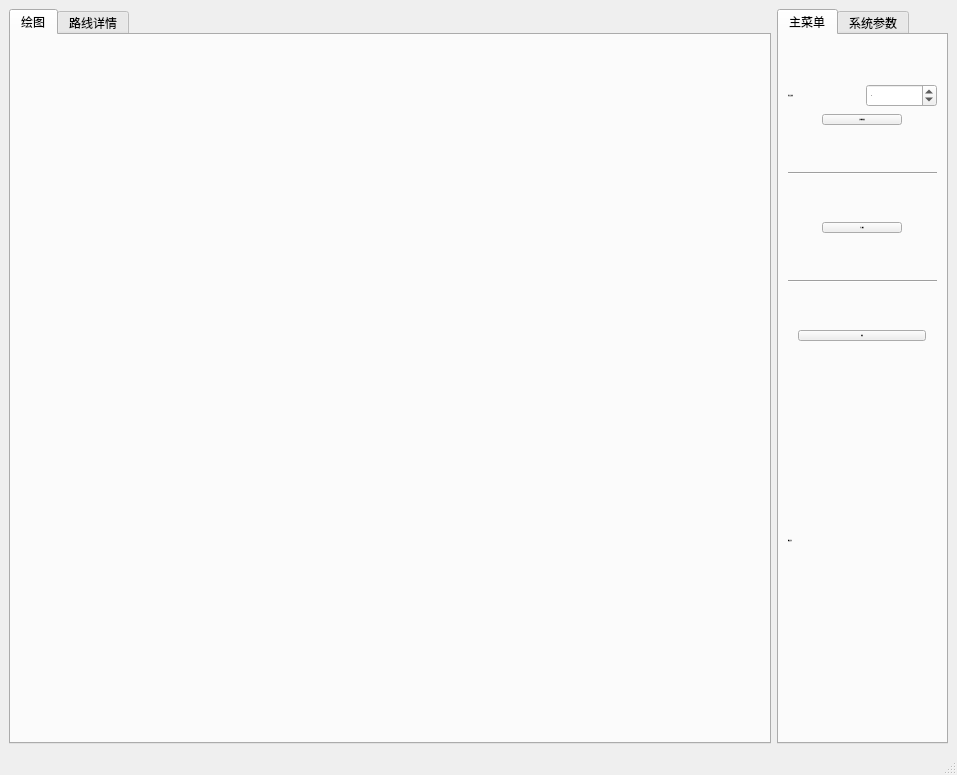
<?xml version="1.0" encoding="UTF-8"?>
<ui version="4.0">
 <class>MainWindow</class>
 <widget class="QMainWindow" name="MainWindow">
  <property name="geometry">
   <rect>
    <x>0</x>
    <y>0</y>
    <width>957</width>
    <height>775</height>
   </rect>
  </property>
  <property name="windowTitle">
   <string>MainWindow</string>
  </property>
  <property name="windowIcon">
   <iconset>
    <normaloff>:/img/images/map.png</normaloff>:/img/images/map.png</iconset>
  </property>
  <property name="styleSheet">
   <string notr="true">*{font: 9pt &quot;华文细黑&quot;;
background: rgb(51, 51, 51);
	color: rgb(247, 252, 246);}
QRadioButton{
	background: outset;
    height: 25px;
	font-size:16px;
}

QRadioButton::indicator::unchecked {
    background: qradialgradient(spread:pad, cx:0.5, cy:0.5, radius:0.5, fx:0.5, fy:0.5, stop:0 rgba(92, 92, 92, 255), stop:0.567164 rgba(87, 87, 87, 255), stop:0.791045 rgba(70, 70, 70, 255), stop:0.870647 rgba(0, 0, 0, 0))
}

QRadioButton::indicator::unchecked:hover {
    background: qradialgradient(spread:pad, cx:0.5, cy:0.5, radius:0.5, fx:0.5, fy:0.5, stop:0 rgba(74, 74, 74, 255), stop:0.567164 rgba(77, 77, 77, 255), stop:0.791045 rgba(54, 54, 54, 255), stop:0.870647 rgba(0, 0, 0, 0))
}

QRadioButton::indicator:unchecked:pressed {
    background: qradialgradient(spread:pad, cx:0.5, cy:0.5, radius:0.5, fx:0.5, fy:0.5, stop:0 rgba(68, 68, 68, 255), stop:0.567164 rgba(68, 68, 68, 255), stop:0.791045 rgba(43, 43, 43, 255), stop:0.870647 rgba(0, 0, 0, 0))
}

QRadioButton::indicator::checked {
    background:qradialgradient(spread:pad, cx:0.5, cy:0.5, radius:0.5, fx:0.5, fy:0.5, stop:0 rgba(255, 254, 254, 255), stop:0.288557 rgba(255, 254, 254, 255), stop:0.378109 rgba(61, 97, 216, 255), stop:0.820896 rgba(60, 100, 223, 255), stop:0.870647 rgba(0, 0, 0, 0))
}

QRadioButton::indicator:checked:hover {
    background:qradialgradient(spread:pad, cx:0.5, cy:0.5, radius:0.5, fx:0.5, fy:0.5, stop:0 rgba(235, 234, 234, 255), stop:0.288557 rgba(228, 227, 227, 255), stop:0.378109 rgba(51, 81, 181, 255), stop:0.820896 rgba(55, 91, 204, 255), stop:0.870647 rgba(0, 0, 0, 0))
}

QRadioButton::indicator:checked:pressed {
    background:qradialgradient(spread:pad, cx:0.5, cy:0.5, radius:0.5, fx:0.5, fy:0.5, stop:0 rgba(206, 205, 205, 255), stop:0.298507 rgba(231, 230, 230, 255), stop:0.378109 rgba(61, 65, 178, 255), stop:0.820896 rgba(42, 71, 161, 255), stop:0.870647 rgba(0, 0, 0, 0))
}
QTabWidget::pane {
    border: none;
    /*border-top: 3px solid qlineargradient(spread:pad, y1:0, y2:1, stop:0 rgba(106, 106, 106),stop:1 rgba(99, 99, 99));*/
}
QTabWidget::tab-bar {
	alignment: center;
    border: none;
}
QTabBar::tab {
    border: none;
    border-top-left-radius: 4px;
    border-top-right-radius: 4px;
    background: qlineargradient(spread:pad, y1:0, y2:1, stop:0 rgba(106, 106, 106),stop:1 rgba(99, 99, 99));
	color: rgb(247, 252, 246);	
    height: 28px;
    min-width: 90px;
    margin-right: 2px;
    padding-left: 2px;
    padding-right: 2px;
}
QTabBar::tab:hover {
	background: rgb(255, 255, 255, 40);
}
QTabBar::tab:selected {
    background: qlineargradient(spread:pad, y1:0, y2:1, stop:0 rgba(206, 206, 206),stop:1 rgba(193, 193, 193));
	color:rgb(61, 65, 69);
}
QPushButton {
    background-color: rgb(101,101,101);
    border-radius: 8px;
    text-align: center;
    text-decoration: none;
    font-size: 16px;
	padding: 8px;
    margin: 4px;
	min-width: 6em;
	border: 1px solid rgb(44, 44, 44);
}

QPushButton:hover {
        background-color: qlineargradient(spread:pad, y1:0, y2:1, stop:0 rgba(78, 122, 231),stop:1 rgba(56, 97, 203));
	color:(241, 248, 247);/*
    border: 2px solid rgb(17, 29, 207);*/
}

QPushButton:pressed {
            background-color: qlineargradient(spread:pad, y1:0, y2:1, stop:0 rgba(64, 90, 157),stop:1 rgba(55, 79, 143));
	color:(137, 146, 166);}
QWidget#tab_2 {
	background: rgb(60, 60, 60);
	font-size: 16px;
	min-width: 187px;
}

QWidget#tab {
	background: rgb(60, 60, 60);
	font-size: 16px;
	min-width: 187px;
}
QLabel{
	background: outset;
	font-size:16px;
    spacing: 5px;
	min-width: 80px;
	margin: 4px;
}
QGroupBox &gt; QLabel{
	min-width: 40px;
}
QSpinBox {
	font-size:16px;
}
QDoubleSpinBox {
	font-size:16px;
}
QGroupBox{
	background: outset;
}

/*
tabelwidget*/
QTableWidget{
color:#DCDCDC;
background:#444444;
border:1px solid #242424;
alternate-background-color:#525252;/*交错颜色*/
gridline-color:#242424;
}

/*选中item*/
QTableWidget::item:selected{
color:#DCDCDC;
background:qlineargradient(spread:pad,x1:0,y1:0,x2:0,y2:1,stop:0 #484848,stop:1 #383838);
}

/*
悬浮item*/
QTableWidget::item:hover{
background:#5B5B5B;
}
/*表头*/
QHeaderView::section{
text-align:center;
background:#5E5E5E;
padding:3px;
margin:0px;
color:#DCDCDC;
border:1px solid #242424;
border-left-width:0;
}

/*表右侧的滑条*/
QScrollBar:vertical{
background:#484848;
padding:0px;
border-radius:6px;
max-width:12px;
}

/*滑块*/
QScrollBar::handle:vertical{
background:#CCCCCC;
}
/*
滑块悬浮，按下*/
QScrollBar::handle:hover:vertical,QScrollBar::handle:pressed:vertical{
background:#A7A7A7;
}
/*
滑块已经划过的区域*/
QScrollBar::sub-page:vertical{
background:444444;
}

/*
滑块还没有划过的区域*/
QScrollBar::add-page:vertical{
background:5B5B5B;
}

/*页面下移的按钮*/
QScrollBar::add-line:vertical{
background:none;
}
/*页面上移的按钮*/
QScrollBar::sub-line:vertical{
background:none;
}

</string>
  </property>
  <widget class="QWidget" name="centralwidget">
   <property name="styleSheet">
    <string notr="true"/>
   </property>
   <layout class="QHBoxLayout" name="horizontalLayout" stretch="5,0">
    <item>
     <widget class="QTabWidget" name="tabWidget_2">
      <property name="currentIndex">
       <number>0</number>
      </property>
      <widget class="QWidget" name="tab_3">
       <attribute name="title">
        <string>绘图</string>
       </attribute>
      </widget>
      <widget class="QWidget" name="tab_4">
       <attribute name="title">
        <string>路线详情</string>
       </attribute>
       <widget class="QTableWidget" name="tableWidget">
        <property name="geometry">
         <rect>
          <x>11</x>
          <y>11</y>
          <width>691</width>
          <height>671</height>
         </rect>
        </property>
        <column>
         <property name="text">
          <string>路线编号</string>
         </property>
         <property name="textAlignment">
          <set>AlignCenter</set>
         </property>
        </column>
        <column>
         <property name="text">
          <string>车辆类型</string>
         </property>
         <property name="textAlignment">
          <set>AlignCenter</set>
         </property>
        </column>
        <column>
         <property name="text">
          <string>满载率</string>
         </property>
         <property name="textAlignment">
          <set>AlignCenter</set>
         </property>
        </column>
        <column>
         <property name="text">
          <string>路径</string>
         </property>
         <property name="textAlignment">
          <set>AlignCenter</set>
         </property>
        </column>
       </widget>
      </widget>
     </widget>
    </item>
    <item>
     <widget class="QTabWidget" name="tabWidget">
      <property name="focusPolicy">
       <enum>Qt::TabFocus</enum>
      </property>
      <property name="contextMenuPolicy">
       <enum>Qt::NoContextMenu</enum>
      </property>
      <property name="layoutDirection">
       <enum>Qt::LeftToRight</enum>
      </property>
      <property name="autoFillBackground">
       <bool>false</bool>
      </property>
      <property name="styleSheet">
       <string notr="true"/>
      </property>
      <property name="tabPosition">
       <enum>QTabWidget::North</enum>
      </property>
      <property name="tabShape">
       <enum>QTabWidget::Rounded</enum>
      </property>
      <property name="currentIndex">
       <number>0</number>
      </property>
      <widget class="QWidget" name="tab">
       <property name="font">
        <font>
         <family>华文细黑</family>
         <pointsize>-1</pointsize>
         <weight>50</weight>
         <italic>false</italic>
         <bold>false</bold>
        </font>
       </property>
       <attribute name="title">
        <string>主菜单</string>
       </attribute>
       <layout class="QVBoxLayout" name="verticalLayout_2" stretch="0,1,1,0,0,0,1,0,0,0,1,0,1,0">
        <property name="spacing">
         <number>7</number>
        </property>
        <item>
         <spacer name="verticalSpacer">
          <property name="orientation">
           <enum>Qt::Vertical</enum>
          </property>
          <property name="sizeHint" stdset="0">
           <size>
            <width>20</width>
            <height>40</height>
           </size>
          </property>
         </spacer>
        </item>
        <item>
         <layout class="QHBoxLayout" name="horizontalLayout_5">
          <item>
           <widget class="QLabel" name="label_5">
            <property name="text">
             <string>配送点数量</string>
            </property>
           </widget>
          </item>
          <item>
           <widget class="QSpinBox" name="spinBox_ClientNum">
            <property name="minimum">
             <number>4</number>
            </property>
            <property name="maximum">
             <number>500</number>
            </property>
            <property name="singleStep">
             <number>1</number>
            </property>
            <property name="value">
             <number>20</number>
            </property>
            <property name="displayIntegerBase">
             <number>10</number>
            </property>
           </widget>
          </item>
         </layout>
        </item>
        <item>
         <layout class="QHBoxLayout" name="horizontalLayout_2">
          <item>
           <widget class="QPushButton" name="pushButton_NewData">
            <property name="sizePolicy">
             <sizepolicy hsizetype="Fixed" vsizetype="Fixed">
              <horstretch>0</horstretch>
              <verstretch>0</verstretch>
             </sizepolicy>
            </property>
            <property name="text">
             <string>生成随机数据</string>
            </property>
           </widget>
          </item>
         </layout>
        </item>
        <item>
         <spacer name="verticalSpacer_4">
          <property name="orientation">
           <enum>Qt::Vertical</enum>
          </property>
          <property name="sizeHint" stdset="0">
           <size>
            <width>20</width>
            <height>40</height>
           </size>
          </property>
         </spacer>
        </item>
        <item>
         <widget class="Line" name="line_5">
          <property name="orientation">
           <enum>Qt::Horizontal</enum>
          </property>
         </widget>
        </item>
        <item>
         <spacer name="verticalSpacer_7">
          <property name="orientation">
           <enum>Qt::Vertical</enum>
          </property>
          <property name="sizeHint" stdset="0">
           <size>
            <width>20</width>
            <height>40</height>
           </size>
          </property>
         </spacer>
        </item>
        <item>
         <layout class="QHBoxLayout" name="horizontalLayout_4">
          <item>
           <widget class="QPushButton" name="pushButton_LoadData">
            <property name="sizePolicy">
             <sizepolicy hsizetype="Fixed" vsizetype="Fixed">
              <horstretch>0</horstretch>
              <verstretch>0</verstretch>
             </sizepolicy>
            </property>
            <property name="text">
             <string>导入数据</string>
            </property>
           </widget>
          </item>
         </layout>
        </item>
        <item>
         <spacer name="verticalSpacer_13">
          <property name="orientation">
           <enum>Qt::Vertical</enum>
          </property>
          <property name="sizeHint" stdset="0">
           <size>
            <width>20</width>
            <height>40</height>
           </size>
          </property>
         </spacer>
        </item>
        <item>
         <widget class="Line" name="line">
          <property name="orientation">
           <enum>Qt::Horizontal</enum>
          </property>
         </widget>
        </item>
        <item>
         <spacer name="verticalSpacer_15">
          <property name="orientation">
           <enum>Qt::Vertical</enum>
          </property>
          <property name="sizeHint" stdset="0">
           <size>
            <width>20</width>
            <height>40</height>
           </size>
          </property>
         </spacer>
        </item>
        <item>
         <layout class="QHBoxLayout" name="horizontalLayout_7">
          <item>
           <widget class="QPushButton" name="pushButton_Search">
            <property name="sizePolicy">
             <sizepolicy hsizetype="Fixed" vsizetype="Fixed">
              <horstretch>0</horstretch>
              <verstretch>0</verstretch>
             </sizepolicy>
            </property>
            <property name="minimumSize">
             <size>
              <width>128</width>
              <height>0</height>
             </size>
            </property>
            <property name="text">
             <string>搜索</string>
            </property>
           </widget>
          </item>
         </layout>
        </item>
        <item>
         <spacer name="verticalSpacer_16">
          <property name="orientation">
           <enum>Qt::Vertical</enum>
          </property>
          <property name="sizeHint" stdset="0">
           <size>
            <width>20</width>
            <height>40</height>
           </size>
          </property>
         </spacer>
        </item>
        <item>
         <layout class="QHBoxLayout" name="horizontalLayout_6">
          <item>
           <widget class="QLabel" name="label_6">
            <property name="text">
             <string>最短路径</string>
            </property>
           </widget>
          </item>
          <item>
           <widget class="QLabel" name="label_minDist">
            <property name="text">
             <string/>
            </property>
           </widget>
          </item>
         </layout>
        </item>
        <item>
         <spacer name="verticalSpacer_14">
          <property name="orientation">
           <enum>Qt::Vertical</enum>
          </property>
          <property name="sizeHint" stdset="0">
           <size>
            <width>20</width>
            <height>40</height>
           </size>
          </property>
         </spacer>
        </item>
       </layout>
      </widget>
      <widget class="QWidget" name="tab_2">
       <property name="layoutDirection">
        <enum>Qt::LeftToRight</enum>
       </property>
       <attribute name="title">
        <string>系统参数</string>
       </attribute>
       <layout class="QVBoxLayout" name="verticalLayout_3" stretch="1,0,1,0,1">
        <item>
         <spacer name="verticalSpacer_5">
          <property name="orientation">
           <enum>Qt::Vertical</enum>
          </property>
          <property name="sizeHint" stdset="0">
           <size>
            <width>20</width>
            <height>231</height>
           </size>
          </property>
         </spacer>
        </item>
        <item>
         <widget class="QGroupBox" name="groupBox_2">
          <property name="title">
           <string>车辆参数</string>
          </property>
          <layout class="QGridLayout" name="gridLayout_3">
           <item row="1" column="1">
            <widget class="QSpinBox" name="spinBox_maxAWeight">
             <property name="minimum">
              <number>20</number>
             </property>
             <property name="maximum">
              <number>200</number>
             </property>
             <property name="singleStep">
              <number>10</number>
             </property>
             <property name="value">
              <number>100</number>
             </property>
            </widget>
           </item>
           <item row="2" column="1">
            <widget class="QSpinBox" name="spinBox_maxBWeight">
             <property name="minimum">
              <number>20</number>
             </property>
             <property name="maximum">
              <number>200</number>
             </property>
             <property name="singleStep">
              <number>10</number>
             </property>
             <property name="value">
              <number>100</number>
             </property>
            </widget>
           </item>
           <item row="1" column="0">
            <widget class="QLabel" name="label_3">
             <property name="text">
              <string>A车最大载重</string>
             </property>
            </widget>
           </item>
           <item row="2" column="0">
            <widget class="QLabel" name="label_4">
             <property name="text">
              <string>B车最大载重</string>
             </property>
            </widget>
           </item>
           <item row="0" column="0">
            <widget class="QLabel" name="label_10">
             <property name="text">
              <string>最大运输距离</string>
             </property>
            </widget>
           </item>
           <item row="0" column="1">
            <widget class="QSpinBox" name="spinBox_maxDist">
             <property name="minimum">
              <number>20</number>
             </property>
             <property name="maximum">
              <number>200</number>
             </property>
             <property name="singleStep">
              <number>10</number>
             </property>
             <property name="value">
              <number>100</number>
             </property>
            </widget>
           </item>
          </layout>
         </widget>
        </item>
        <item>
         <spacer name="verticalSpacer_8">
          <property name="orientation">
           <enum>Qt::Vertical</enum>
          </property>
          <property name="sizeHint" stdset="0">
           <size>
            <width>20</width>
            <height>231</height>
           </size>
          </property>
         </spacer>
        </item>
        <item>
         <widget class="QGroupBox" name="groupBox">
          <property name="title">
           <string>算法参数</string>
          </property>
          <layout class="QGridLayout" name="gridLayout_2">
           <item row="0" column="0">
            <widget class="QLabel" name="label_8">
             <property name="text">
              <string>迭代次数</string>
             </property>
            </widget>
           </item>
           <item row="0" column="1">
            <widget class="QSpinBox" name="spinBox_maxGeneration">
             <property name="minimum">
              <number>100</number>
             </property>
             <property name="maximum">
              <number>10000</number>
             </property>
             <property name="singleStep">
              <number>10</number>
             </property>
             <property name="value">
              <number>1000</number>
             </property>
             <property name="displayIntegerBase">
              <number>10</number>
             </property>
            </widget>
           </item>
           <item row="1" column="0">
            <widget class="QLabel" name="label_9">
             <property name="text">
              <string>蚂蚁数量</string>
             </property>
            </widget>
           </item>
           <item row="1" column="1">
            <widget class="QSpinBox" name="spinBox_antNum">
             <property name="minimum">
              <number>1</number>
             </property>
             <property name="maximum">
              <number>200</number>
             </property>
             <property name="singleStep">
              <number>1</number>
             </property>
             <property name="value">
              <number>12</number>
             </property>
             <property name="displayIntegerBase">
              <number>10</number>
             </property>
            </widget>
           </item>
          </layout>
         </widget>
        </item>
        <item>
         <spacer name="verticalSpacer_6">
          <property name="orientation">
           <enum>Qt::Vertical</enum>
          </property>
          <property name="sizeHint" stdset="0">
           <size>
            <width>20</width>
            <height>231</height>
           </size>
          </property>
         </spacer>
        </item>
       </layout>
      </widget>
     </widget>
    </item>
   </layout>
  </widget>
  <widget class="QMenuBar" name="menubar">
   <property name="geometry">
    <rect>
     <x>0</x>
     <y>0</y>
     <width>957</width>
     <height>21</height>
    </rect>
   </property>
  </widget>
  <widget class="QStatusBar" name="statusbar"/>
 </widget>
 <resources/>
 <connections/>
</ui>
